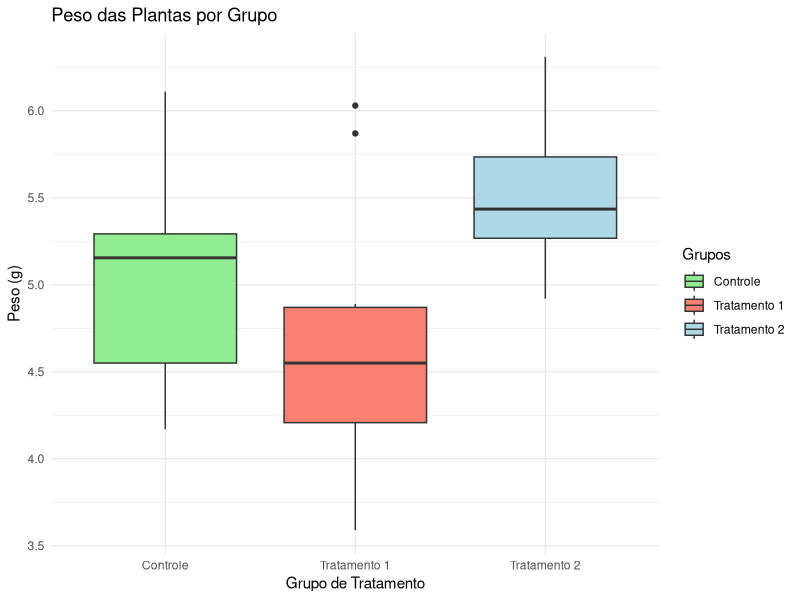

Recreate this plot in R.
## ---- chunk 1
# Carregar pacotes

library(tidyverse) # Manipulação e visualização de dados

# Carregar dados

data(PlantGrowth)
head(PlantGrowth)

# Resumo estatístico

summary(PlantGrowth)

# Visualizar estrutura

glimpse(PlantGrowth)

# Visualização 

ggplot(PlantGrowth, aes(x = group, 
                        y = weight, 
                        fill = group)) +
  geom_boxplot() +
  scale_fill_manual(values = c("lightgreen", 
                               "salmon", 
                               "lightblue"),
                    name = "Grupos",
                    breaks = c("ctrl", "trt1", "trt2"),
                    labels = c("Controle", "Tratamento 1", "Tratamento 2")) +
  scale_x_discrete(labels = c("Controle", "Tratamento 1", "Tratamento 2")) +
  labs(x = "Grupo de Tratamento",
       y = "Peso (g)",
       title = "Peso das Plantas por Grupo") +
  theme_minimal()

